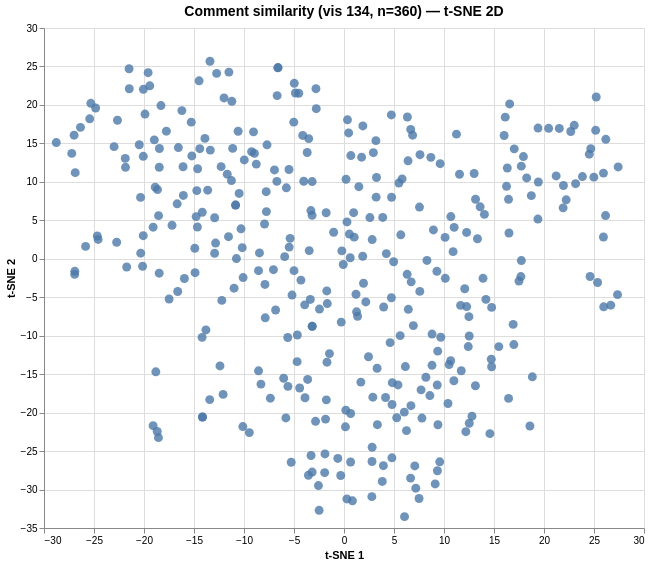

Vega-Lite specification stored for this chart:
### Vega specification from a JSON file in a GitHub repository (floating-point values rounded to 4 significant figures; data arrays with more than 128 entries replaced by an {"elided": "..."} marker saying what was removed)
{"$schema": "https://vega.github.io/schema/vega/v6.json", "data": [{"name": "param_1e9efca18e7a2868_store"}, {"name": "source_0", "values": {"elided": "360 records"}}, {"name": "source_0_x_domain_dim_1", "values": [{"min": -28.77, "max": 27.42}]}, {"name": "source_0_y_domain_dim_2", "values": [{"min": -33.52, "max": 25.68}]}], "signals": [{"name": "unit", "value": {}, "on": [{"events": "pointermove", "update": "isTuple(group()) ? group() : unit"}]}, {"name": "param_1e9efca18e7a2868", "update": "vlSelectionResolve(\"param_1e9efca18e7a2868_store\", \"union\")"}, {"name": "param_1e9efca18e7a2868_dim_1", "on": [{"events": [{"source": "view", "type": "dblclick"}], "update": "null"}, {"events": {"signal": "param_1e9efca18e7a2868_translate_delta"}, "update": "panLinear(param_1e9efca18e7a2868_translate_anchor.extent_x, -param_1e9efca18e7a2868_translate_delta.x / width)"}, {"events": {"signal": "param_1e9efca18e7a2868_zoom_delta"}, "update": "zoomLinear(domain(\"x\"), param_1e9efca18e7a2868_zoom_anchor.x, param_1e9efca18e7a2868_zoom_delta)"}]}, {"name": "param_1e9efca18e7a2868_dim_2", "on": [{"events": [{"source": "view", "type": "dblclick"}], "update": "null"}, {"events": {"signal": "param_1e9efca18e7a2868_translate_delta"}, "update": "panLinear(param_1e9efca18e7a2868_translate_anchor.extent_y, param_1e9efca18e7a2868_translate_delta.y / height)"}, {"events": {"signal": "param_1e9efca18e7a2868_zoom_delta"}, "update": "zoomLinear(domain(\"y\"), param_1e9efca18e7a2868_zoom_anchor.y, param_1e9efca18e7a2868_zoom_delta)"}]}, {"name": "param_1e9efca18e7a2868_tuple", "on": [{"events": [{"signal": "param_1e9efca18e7a2868_dim_1 || param_1e9efca18e7a2868_dim_2"}], "update": "param_1e9efca18e7a2868_dim_1 && param_1e9efca18e7a2868_dim_2 ? {unit: \"\", fields: param_1e9efca18e7a2868_tuple_fields, values: [param_1e9efca18e7a2868_dim_1,param_1e9efca18e7a2868_dim_2]} : null"}]}, {"name": "param_1e9efca18e7a2868_tuple_fields", "value": [{"field": "dim_1", "channel": "x", "type": "R"}, {"field": "dim_2", "channel": "y", "type": "R"}]}, {"name": "param_1e9efca18e7a2868_translate_anchor", "value": {}, "on": [{"events": [{"source": "scope", "type": "pointerdown"}], "update": "{x: x(unit), y: y(unit), extent_x: domain(\"x\"), extent_y: domain(\"y\")}"}]}, {"name": "param_1e9efca18e7a2868_translate_delta", "value": {}, "on": [{"events": [{"source": "window", "between": [{"source": "scope", "type": "pointerdown"}, {"source": "window", "type": "pointerup"}], "consume": true, "type": "pointermove"}], "update": "{x: param_1e9efca18e7a2868_translate_anchor.x - x(unit), y: param_1e9efca18e7a2868_translate_anchor.y - y(unit)}"}]}, {"name": "param_1e9efca18e7a2868_zoom_anchor", "on": [{"events": [{"source": "scope", "type": "wheel", "consume": true}], "update": "{x: invert(\"x\", x(unit)), y: invert(\"y\", y(unit))}"}]}, {"name": "param_1e9efca18e7a2868_zoom_delta", "on": [{"events": [{"source": "scope", "type": "wheel", "consume": true}], "update": "pow(1.001, event.deltaY * pow(16, event.deltaMode))", "force": true}]}, {"name": "param_1e9efca18e7a2868_modify", "on": [{"events": {"signal": "param_1e9efca18e7a2868_tuple"}, "update": "modify(\"param_1e9efca18e7a2868_store\", param_1e9efca18e7a2868_tuple, true)"}]}], "marks": [{"type": "symbol", "name": "marks", "from": {"data": "source_0"}, "encode": {"update": {"tooltip": {"signal": "{\"Comment #\": format(datum[\"index\"], \"\"), \"Comment\": isValid(datum[\"comment\"]) ? datum[\"comment\"] : \"\"+datum[\"comment\"]}"}, "x": {"field": "dim_1", "scale": "x"}, "y": {"field": "dim_2", "scale": "y"}, "fill": {"value": "#4c78a8"}, "opacity": {"value": 0.8}, "size": {"value": 80}, "shape": {"value": "circle"}}}, "interactive": true, "clip": true, "style": ["circle"]}], "scales": [{"name": "x", "type": "linear", "domain": [{"signal": "(data(\"source_0_x_domain_dim_1\")[0] || {}).min"}, {"signal": "(data(\"source_0_x_domain_dim_1\")[0] || {}).max"}], "range": [0, {"signal": "width"}], "zero": true, "domainRaw": {"signal": "param_1e9efca18e7a2868[\"dim_1\"]"}, "nice": true}, {"name": "y", "type": "linear", "domain": [{"signal": "(data(\"source_0_y_domain_dim_2\")[0] || {}).min"}, {"signal": "(data(\"source_0_y_domain_dim_2\")[0] || {}).max"}], "range": [{"signal": "height"}, 0], "nice": true, "zero": true, "domainRaw": {"signal": "param_1e9efca18e7a2868[\"dim_2\"]"}}], "axes": [{"scale": "x", "labels": false, "domain": false, "orient": "bottom", "maxExtent": 0, "minExtent": 0, "zindex": 0, "grid": true, "gridScale": "y", "tickCount": {"signal": "ceil(width/40)"}, "ticks": false, "aria": false}, {"scale": "y", "gridScale": "x", "zindex": 0, "tickCount": {"signal": "ceil(height/40)"}, "labels": false, "grid": true, "orient": "left", "minExtent": 0, "domain": false, "aria": false, "maxExtent": 0, "ticks": false}, {"scale": "x", "zindex": 0, "grid": false, "title": "t-SNE 1", "orient": "bottom", "labelFlush": true, "labelOverlap": true, "tickCount": {"signal": "ceil(width/40)"}}, {"scale": "y", "title": "t-SNE 2", "orient": "left", "labelOverlap": true, "tickCount": {"signal": "ceil(height/40)"}, "grid": false, "zindex": 0}], "title": {"text": "Comment similarity (vis 134, n=360) — t-SNE 2D", "fontSize": 14, "frame": "group"}, "height": 500, "padding": 5, "background": "white", "width": 600, "style": "cell"}
